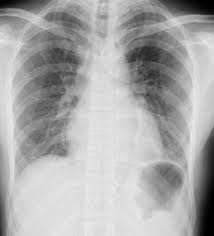
%> input picture chest.jpg, 214 x 236 px
$ octave ejemplo1.m   (GNU Octave 9; MATLAB toolbox functions it lacks are replaced by stand-ins)
%> lines starting %> are read from the running program, lines starting %| are printed output that depends on the picture
%Ejemplo convoluci髇 en 1D
clc; clear; close all;
pkg load image;

A = imread('../chest.jpg');
%> A is the input picture: size 236x214x3 uint8; min 0, max 237, mean 169.8
subplot(1,3,1);
imshow(A);
title('Imagen Original');

%Calcular transformada
A = im2double(A);
%> A: size 236x214x3 double
F=fft2(A);
subplot(1,3,2);
imshow(log(1+abs(F)),[]);
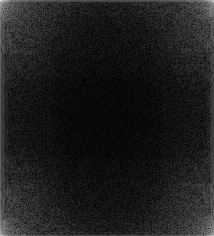
%> displayed picture: size 236x214x3, on the screen's scale of 0 to 255; min 0, max 255, mean 28.9
title('DFT-2D');

F_shift=fftshift(F);
subplot(1,3,3);
imshow(log(1+abs(F_shift)),[]);
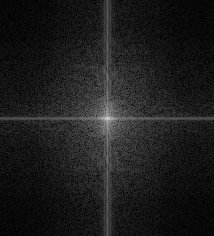
%> displayed picture: size 236x214x3, on the screen's scale of 0 to 255; min 0, max 255, mean 28.9; mean of the top-left, top-right, bottom-left and bottom-right quarters 28.3, 28.8, 28.7, 29.8
title('DFT-2D - Shift');

$ run again, with Columnas.jpg copied over chest.jpg
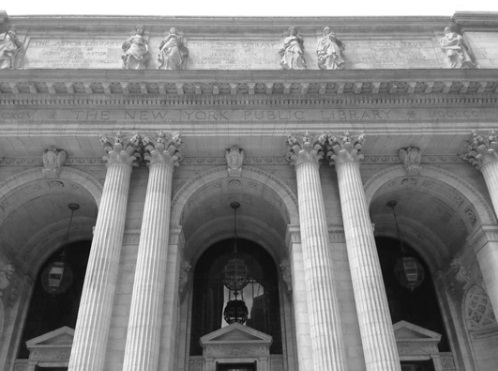
%> input picture Columnas.jpg, 498 x 371 px
%> A is the input picture: size 371x498x3 uint8; min 10, max 255, mean 127.9
%> A: size 371x498x3 double
%> `imshow(log(1+abs(F)),[]);`:
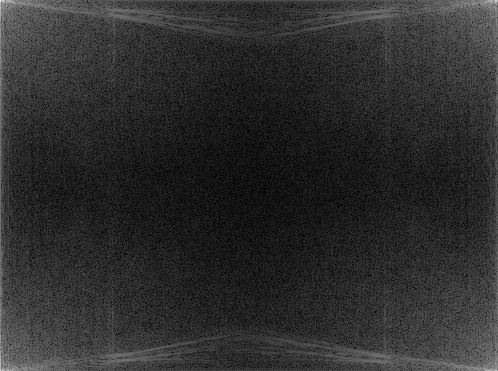
%> displayed picture: size 371x498x3, on the screen's scale of 0 to 255; min 0, max 255, mean 45.1
%> `imshow(log(1+abs(F_shift)),[]);`:
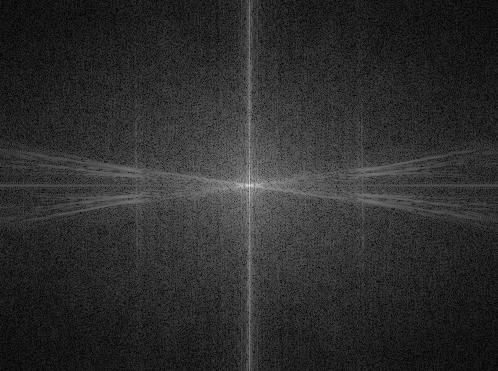
%> displayed picture: size 371x498x3, on the screen's scale of 0 to 255; min 0, max 255, mean 45.1; mean of the top-left, top-right, bottom-left and bottom-right quarters 45.3, 44.7, 44.6, 45.9
